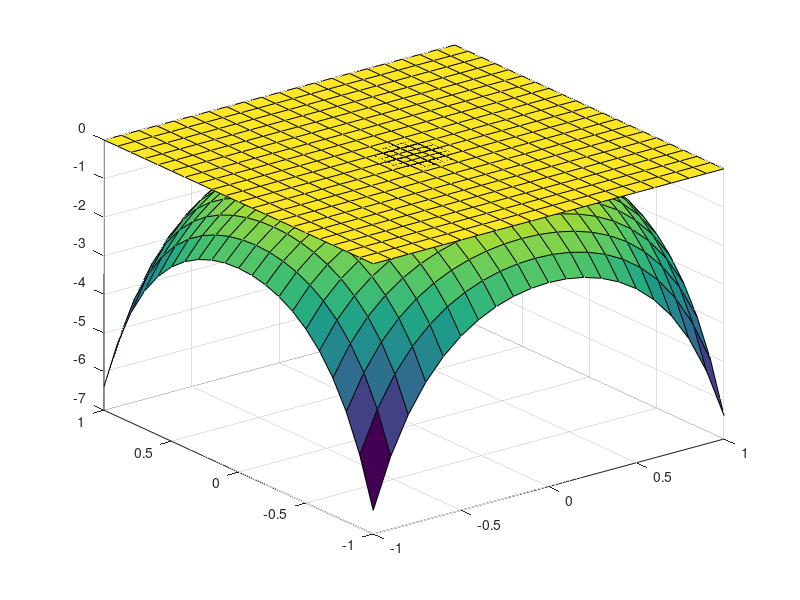

This figure's MATLAB source:
function makeFig

figure;
[X,Y] = meshgrid(-1:.1:1, -1:.1:1);
Z = 1 - exp(X.^2 + Y.^2);
surf(X,Y,Z)
hold on
% Z2 = (1-exp(-X.^2 - Y.^2));
% surf(X,Y,Z2)
[X1,Y1] = meshgrid(-0.2:.05:0.2, -0.2:.05:0.2);
Z1 = 1 - exp(X1.^2 + Y1.^2);
surf(X1,Y1,Z1)
hold on
Z2 = zeros(size(X));
surf(X, Y, Z2)